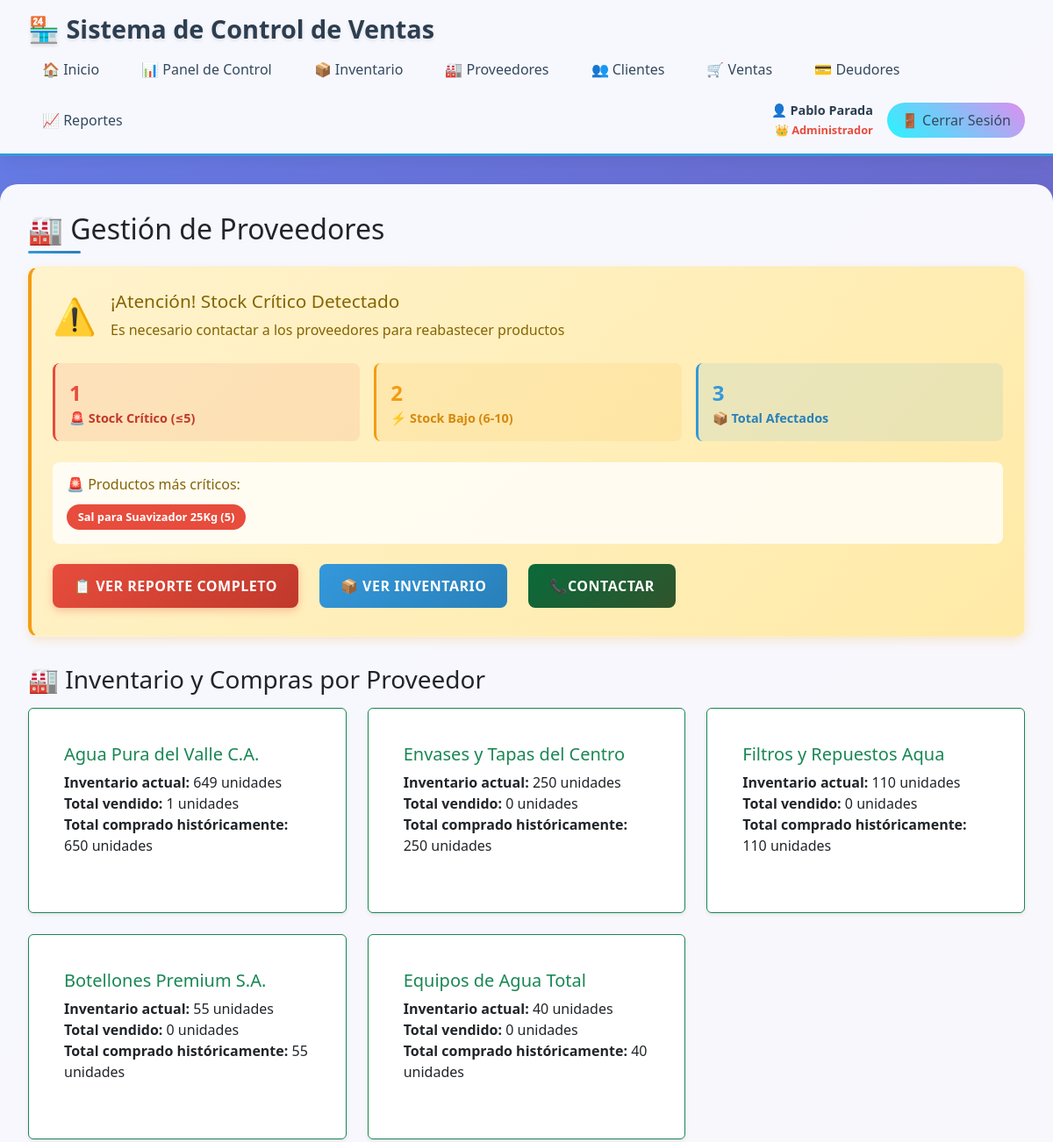
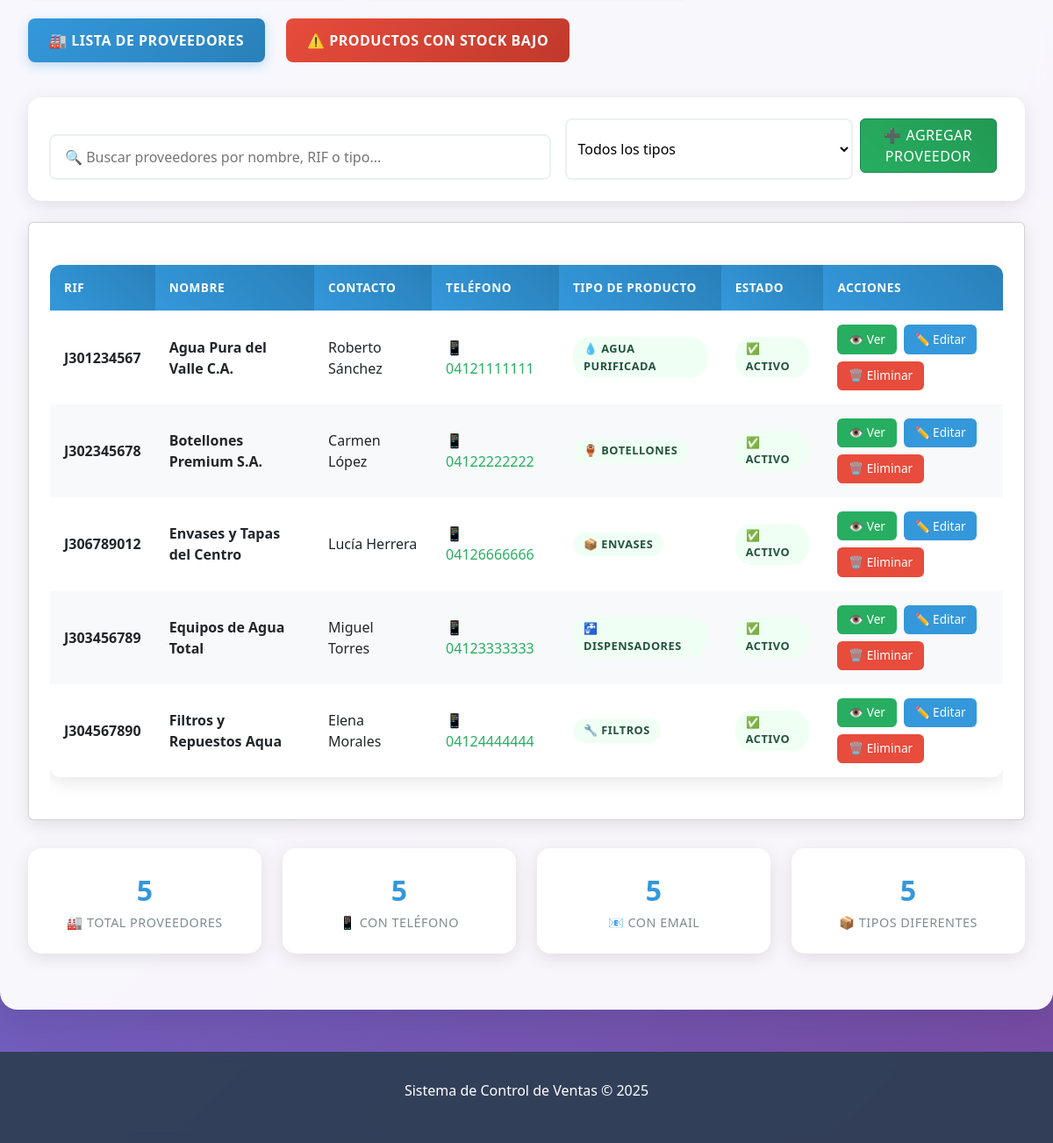
The app's page /index.php?action=proveedores&method=list (signed in) with its own data (2 pictures, top to bottom).
### tables this page shows
CREATE TABLE `stock` (
  `id_stock` int(11) NOT NULL AUTO_INCREMENT,
  `id_producto` int(11) NOT NULL,
  `Cantidad` int(11) NOT NULL DEFAULT 0,
  `Fecha_actualizacion` timestamp NOT NULL DEFAULT current_timestamp() ON UPDATE current_timestamp(),
  PRIMARY KEY (`id_stock`),
  UNIQUE KEY `unique_producto` (`id_producto`),
  KEY `idx_cantidad` (`Cantidad`),
  CONSTRAINT `stock_ibfk_1` FOREIGN KEY (`id_producto`) REFERENCES `producto` (`id_producto`) ON DELETE CASCADE ON UPDATE CASCADE
);

CREATE TABLE `producto` (
  `id_producto` int(11) NOT NULL AUTO_INCREMENT,
  `Nombre` varchar(100) NOT NULL,
  `Precio` decimal(10,2) NOT NULL,
  `Unidad` varchar(20) NOT NULL,
  `id_proveedor` int(11) DEFAULT NULL,
  `Fecha_Registro` timestamp NOT NULL DEFAULT current_timestamp(),
  `Estado` enum('Activo','Inactivo') DEFAULT 'Activo',
  PRIMARY KEY (`id_producto`),
  KEY `idx_nombre` (`Nombre`),
  KEY `idx_precio` (`Precio`),
  KEY `idx_proveedor` (`id_proveedor`),
  KEY `idx_producto_proveedor_stock` (`id_proveedor`,`Estado`),
  CONSTRAINT `producto_ibfk_1` FOREIGN KEY (`id_proveedor`) REFERENCES `proveedor` (`id_proveedor`) ON DELETE SET NULL ON UPDATE CASCADE
);

CREATE TABLE `proveedor` (
  `id_proveedor` int(11) NOT NULL AUTO_INCREMENT,
  `RIF` varchar(15) NOT NULL,
  `Nombre` varchar(100) NOT NULL,
  `Contacto` varchar(100) DEFAULT NULL,
  `Telefono` varchar(15) DEFAULT NULL,
  `Direccion` text DEFAULT NULL,
  `Correo` varchar(100) DEFAULT NULL,
  `Tipo_Producto` enum('Agua Purificada','Botellones','Dispensadores','Filtros','Químicos','Envases','Equipos','Otros') NOT NULL DEFAULT 'Agua Purificada',
  `Fecha_Registro` timestamp NOT NULL DEFAULT current_timestamp(),
  `Estado` enum('Activo','Inactivo') DEFAULT 'Activo',
  PRIMARY KEY (`id_proveedor`),
  UNIQUE KEY `RIF` (`RIF`),
  KEY `idx_rif` (`RIF`),
  KEY `idx_nombre` (`Nombre`),
  KEY `idx_tipo` (`Tipo_Producto`)
);

### views/proveedores/list.php (the view, shortened to what the rows shown need)
<?php require_once 'views/layout/header.php'; ?>
<h2>🏭 Gestión de Proveedores</h2>
<?php
$database = new Database();
$db = $database->getConnection();
$stmt = $db->prepare("SELECT COUNT(*) as total FROM Producto p LEFT JOIN Stock s ON p.id_producto = s.id_producto WHERE s.Cantidad <= 5");
$stmt->execute();
$criticalStockCount = $stmt->fetch(PDO::FETCH_ASSOC)['total'];
$stmt = $db->prepare("SELECT COUNT(*) as total FROM Producto p LEFT JOIN Stock s ON p.id_producto = s.id_producto WHERE s.Cantidad <= 10 AND s.Cantidad > 5");
$stmt->execute();
$lowStockCount = $stmt->fetch(PDO::FETCH_ASSOC)['total'];
$stmt = $db->prepare("SELECT p.Nombre, s.Cantidad FROM Producto p LEFT JOIN Stock s ON p.id_producto = s.id_producto WHERE s.Cantidad <= 5 ORDER BY s.Cantidad ASC LIMIT 5");
$stmt->execute();
$criticalProducts = $stmt->fetchAll(PDO::FETCH_ASSOC);
?>
<?php if ($criticalStockCount > 0 || $lowStockCount > 0): ?>
<div class="alert" style="background: linear-gradient(135deg, #fff3cd, #ffeaa7); border-left: 4px solid #f39c12; margin-bottom: 2rem; padding: 1.5rem; border-radius: 12px; box-shadow: 0 4px 12px rgba(243, 156, 18, 0.2);">
    <?php if (!empty($criticalProducts)): ?>
    <div style="background: rgba(255, 255, 255, 0.8); padding: 1rem; border-radius: 8px; margin-top: 1rem;">
        <div style="display: flex; flex-wrap: wrap; gap: 0.5rem;">
            <?php foreach ($criticalProducts as $product): ?>
            <span style="background: #e74c3c; color: white; padding: 0.3rem 0.8rem; border-radius: 15px; font-size: 0.8rem; font-weight: 600;">
                <?php echo htmlspecialchars($product['Nombre']); ?> (<?php echo $product['Cantidad']; ?>)
            </span>
            <?php endforeach; ?>
        </div>
    </div>
    <?php endif; ?>
</div>
<?php endif; ?>
<?php
require_once __DIR__ . '/../../controllers/models/ProveedorModel.php';
$proveedorModel = new ProveedorModel($db);
$proveedoresInventario = $proveedorModel->getAllProveedoresConInventarioYCompras();
?>
<link href="https://cdn.jsdelivr.net/npm/bootstrap@5.3.0/dist/css/bootstrap.min.css" rel="stylesheet">
<?php if (!empty($proveedoresInventario)): ?>
    <div class="row row-cols-1 row-cols-md-3 g-4 mb-4">
        <?php foreach ($proveedoresInventario as $prov): ?>
            <div class="col">
                <div class="card h-100 shadow-sm border-success">
                    <div class="card-body">
                        <h5 class="card-title text-success">
                            <?php echo htmlspecialchars($prov['nombre_proveedor']); ?>
                        </h5>
                        <p class="card-text mb-0">
                            <span class="fw-bold">Inventario actual:</span> <?php echo (int)$prov['total_inventario']; ?> unidades<br>
                            <span class="fw-bold">Total vendido:</span> <?php echo (int)$prov['total_vendido']; ?> unidades<br>
                            <span class="fw-bold">Total comprado históricamente:</span> <?php echo (int)$prov['total_comprado']; ?> unidades
                        </p>
                    </div>
                </div>
            </div>
        <?php endforeach; ?>
    </div>
<?php endif; ?>
            <?php
            $isAdmin = isset($_SESSION['rol_nombre']) && strtolower($_SESSION['rol_nombre']) === 'administrador';
            ?>
<?php if (empty($proveedores)): ?>
    <div class="card" style="text-align: center; padding: 3rem;">
        <h3>🏭 No hay proveedores registrados</h3>
        <p style="color: #7f8c8d; margin: 1rem 0;">
            <?php if ($isAdmin): ?>
                Comienza agregando tu primer proveedor de agua
            <?php else: ?>
                No hay proveedores disponibles en el sistema
            <?php endif; ?>
        </p>
        <?php if ($isAdmin): ?>
        <a href="index.php?action=proveedores&method=add" class="btn btn-success">➕ Agregar Primer Proveedor</a>
        <?php endif; ?>
    </div>
<?php else: ?>
    <div class="card">
        <div style="overflow-x: auto;">
            <table id="proveedores-table">
                <thead>
                    <tr>
                        <th>RIF</th>
                        <th>Nombre</th>
                        <th>Contacto</th>
                        <th>Teléfono</th>
                        <th>Tipo de Producto</th>
                        <th>Estado</th>
                        <th>Acciones</th>
                    </tr>
                </thead>
                <tbody>
                    <?php foreach ($proveedores as $proveedor): ?>
                    <tr data-tipo="<?php echo htmlspecialchars($proveedor['Tipo_Producto']); ?>">
                        <td><strong><?php echo htmlspecialchars($proveedor['RIF']); ?></strong></td>
                        <td><strong><?php echo htmlspecialchars($proveedor['Nombre']); ?></strong></td>
                        <td><?php echo htmlspecialchars($proveedor['Contacto']); ?></td>
                        <td>
                            <?php if (!empty($proveedor['Telefono'])): ?>
                                <a href="tel:<?php echo $proveedor['Telefono']; ?>" style="color: #27ae60; text-decoration: none;">
                                    📱 <?php echo htmlspecialchars($proveedor['Telefono']); ?>
                                </a>
                            <?php else: ?>
                                <span style="color: #95a5a6;">Sin teléfono</span>
                            <?php endif; ?>
                        </td>
                        <td>
                            <span class="status-indicator status-high">
                                <?php
                                $iconos = [
                                    'Agua Purificada' => '💧',
                                    'Botellones' => '🏺',
                                    'Dispensadores' => '🚰',
                                    'Filtros' => '🔧',
                                    'Químicos' => '⚗️',
                                    'Envases' => '📦',
                                    'Equipos' => '🏭',
                                    'Otros' => '📋'
                                ];
                                $icono = $iconos[$proveedor['Tipo_Producto']] ?? '📋';
                                echo $icono . ' ' . htmlspecialchars($proveedor['Tipo_Producto']);
                                ?>
                            </span>
                        </td>
                        <td>
                            <span class="status-indicator status-high">✅ Activo</span>
                        </td>
                        <td>
                            <div class="action-links">
                                <a href="index.php?action=proveedores&method=details&id=<?php echo $proveedor['id_proveedor']; ?>"
                                   class="action-view">👁️ Ver</a>
                                <?php if ($isAdmin): ?>
                                <a href="index.php?action=proveedores&method=edit&id=<?php echo $proveedor['id_proveedor']; ?>"
                                   class="action-edit">✏️ Editar</a>
                                <a href="index.php?action=proveedores&method=delete&id=<?php echo $proveedor['id_proveedor']; ?>"
                                   class="action-delete"
                                   onclick="return confirm('⚠️ ¿Estás seguro de eliminar este proveedor?\n\nProveedor: <?php echo htmlspecialchars($proveedor['Nombre']); ?>\nRIF: <?php echo htmlspecialchars($proveedor['RIF']); ?>\n\nEsta acción no se puede deshacer.')">
                                   🗑️ Eliminar</a>
                                <?php endif; ?>
                            </div>
                        </td>
                    </tr>
                    <?php endforeach; ?>
                </tbody>
            </table>
        </div>
    </div>
<?php endif; ?>
<?php require_once 'views/layout/footer.php'; ?>

### records on screen
stock: id_producto.Nombre "Sal para Suavizador 25Kg", Cantidad "5"
proveedor: Nombre "Agua Pura del Valle C.A.", total_inventario "649", total_vendido "1", total_comprado "650", RIF "J301234567", Contacto "Roberto Sánchez", Telefono "04121111111", Tipo_Producto "💧", Tipo_Producto "AGUA PURIFICADA"
proveedor: Nombre "Envases y Tapas del Centro", total_inventario "250", total_vendido "0", total_comprado "250", RIF "J306789012", Contacto "Lucía Herrera", Telefono "04126666666", Tipo_Producto "📦", Tipo_Producto "ENVASES"
proveedor: Nombre "Filtros y Repuestos Aqua", total_inventario "110", total_vendido "0", total_comprado "110", RIF "J304567890", Contacto "Elena Morales", Telefono "04124444444", Tipo_Producto "🔧", Tipo_Producto "FILTROS"
proveedor: Nombre "Botellones Premium S.A.", total_inventario "55", total_vendido "0", total_comprado "55", RIF "J302345678", Contacto "Carmen López", Telefono "04122222222", Tipo_Producto "🏺", Tipo_Producto "BOTELLONES"
proveedor: Nombre "Equipos de Agua Total", total_inventario "40", total_vendido "0", total_comprado "40", RIF "J303456789", Contacto "Miguel Torres", Telefono "04123333333", Tipo_Producto "🚰", Tipo_Producto "DISPENSADORES"

### other values on screen
$nombreCompleto "Pablo Parada"
$roleIcon "👑"
$_SESSION['rol_nombre'] "Administrador"
$criticalStockCount "1"
$lowStockCount "2"
$criticalStockCount + $lowStockCount "3"
count($proveedores) "5"
count(array_unique(array_column($proveedores, 'Tipo_Producto'))) "5"
